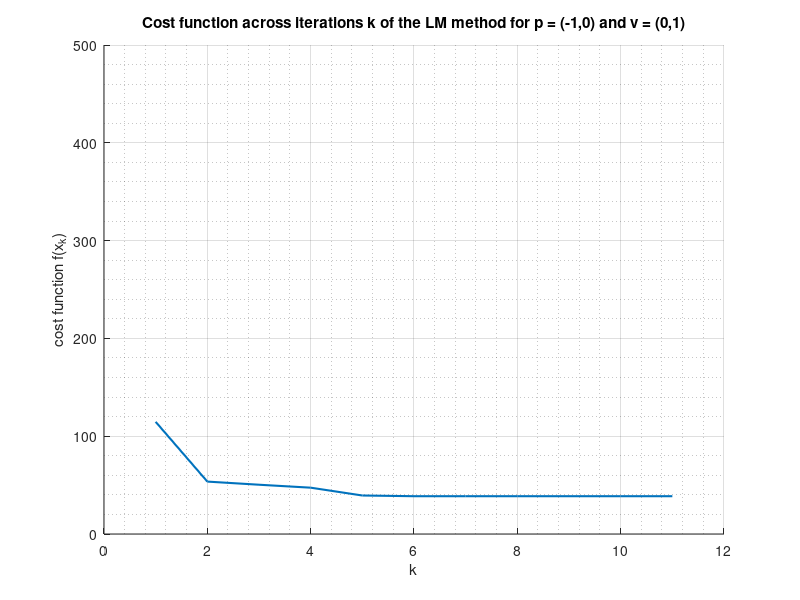
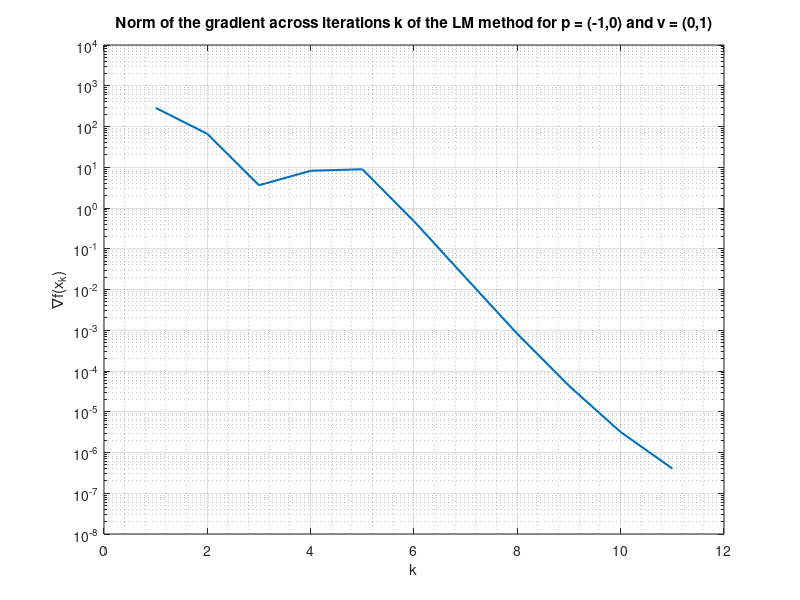

Source code (MATLAB) for these figures, in order:
clear

norm = load('task8.mat').normgk;
p = load('task8.mat').pk;
v = load('task8.mat').vk;
f = load('task8.mat').f_value;

figure(1)
hold on
str = strcat(' p = (', num2str(p(1)), ',', num2str(p(2)), ') and v = (', num2str(v(1)), ',', num2str(v(2)), ')');
title(strcat('Cost function across iterations k of the LM method for', str));
grid on;
kk = [1 : size(f, 2)];
plot(kk, f, 'LineWidth', 1.5);
xlabel('k');
ylabel('cost function f(x_k)');
ylim([0 500]);
grid minor;

figure(2)
semilogy(kk, norm,'LineWidth',1.5);
title(strcat('Norm of the gradient across iterations k of the LM method for ', str));
xlabel('k');
ylabel('∇f(x_k)');
ylim([10^-8 10^4]);
grid on;
grid minor;

